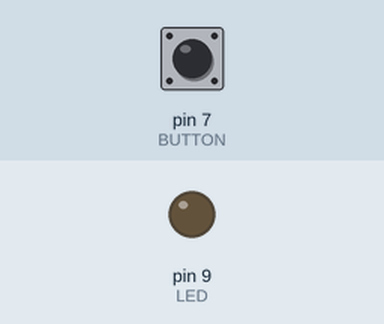
This sketch was run on a simulated Arduino Uno, built with avr-gcc and run on an emulated ATmega328P. Shown: output pins drawn as LEDs (lit = HIGH). The inputs (shaded band) are chosen by the test bench; at power-on: pin 7 (BUTTON) HIGH.

Above: at 1.2 s.
1.3 s: pin 7 (BUTTON) pulled LOW for 0.15 s
At 1.4 s:
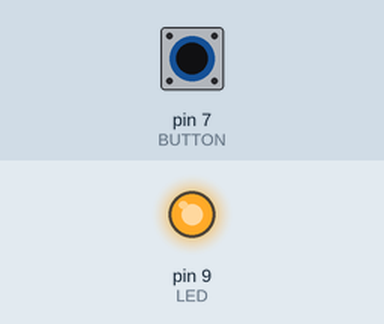
3.0 s: pin 7 (BUTTON) pulled LOW for 3.2 s
At 7.6 s:
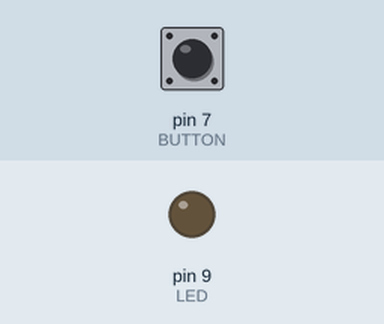
Timing chart, 0 to 9.1 s (numbered marks = the images above; inputs shaded):
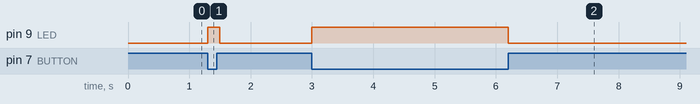

The sketch:

LDR.ino
```cpp
const int LED = 9;
const int BUTTON = 7;
boolean state = false;

void setup() {
  // put your setup code here, to run once:
  pinMode(LED, OUTPUT);
  pinMode(BUTTON, INPUT_PULLUP);
}

void loop() {
  // put your main code here, to run repeatedly:
  state = digitalRead(BUTTON);
  if(state == LOW){
    digitalWrite(LED, HIGH);
    delay(200);
  }else{
    digitalWrite(LED, LOW);
  }
}
```

Measured:
- after the input at 1.3 s, pin 9 (LED): LOW → HIGH at once, → LOW 0.20 s later
- after the input at 3.0 s, pin 9 (LED): LOW → HIGH at once, → LOW 3.2 s later
